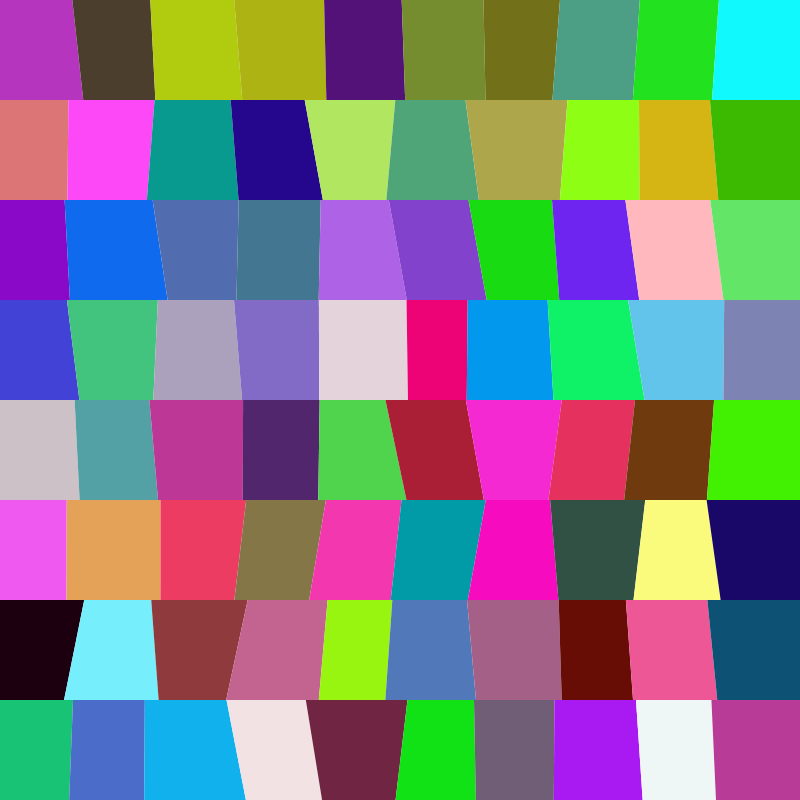
Frame 1 (no input)
Frame 60 (no input): identical to frame 1, image omitted
Frame 120 (the mouse pressed at the canvas centre since frame 60): identical to frame 1, image omitted

The p5.js sketch that drew this single still picture (run headless with seeded random() and noise() and a simulated clock; from frame 60 on, the mouse is pressed at the canvas centre):

// p5.js sketch
// ── sketch.js
let numCols, numRows;
let rows = [];
let rectHeight = 100;
let rectWidth;

function setup() {
  createCanvas(800, 800);
  // createCanvas(windowWidth, windowHeight);

  numCols = 10;
  let numRows = height / rectHeight;

  rectWidth = width / numCols;

  for(let i = 0; i < numRows; i++){
    let row = [];
    let y = i * rectHeight;
    for(let j = 0; j < numCols; j++){
      let x = j * rectWidth + rectWidth / 2;

      if(j == 0){
        x1 = 0;
        x2 = 0;
      } else {
        let last = row[row.length - 1];
        x1 = last.x3;
        x2 = last.x4;
      }
      
      let x3, x4;
      if(j == numCols - 1){
        x3 = width;
        x4 = width;
      }

      row.push(new Poly(x, y, x1, x2, rectHeight, randomColor(), x3, x4));
    }
    rows.push(row);
  }

  // let last = row[row.length - 1];
  //       x1 = last.x3;
  //       x2 = last.x4;

  noStroke();
}

function draw() {
  background(255);

  for(let row of rows){
    for(let p of row){
      p.draw();
    }
  }

}

function randomColor(){
  let r = random(0, 255);
  let g = random(0, 255);
  let b = random(0, 255);

  return color(r, g, b);
}

class Poly {
  constructor(cx, cy, x1, x2, h, c, x3, x4){
    this.cx = cx; //center line
    this.cy = cy;
    this.x1 = x1;
    this.x2 = x2;
    this.x3 = x3 || cx + random(0.3 * rectWidth, 0.6 * rectWidth);
    this.x4 = x4 || cx + random(0.3 * rectWidth, 0.6 * rectWidth);
    this.h = h;
    this.color = c;
  }

  draw(){
    this.poly();
    // stroke(0);
    // line(this.cx, this.cy, this.cx, this.cy + this.h);
  }

  poly(){
    fill(this.color);
    beginShape();
    vertex(this.x1, this.cy); //left top
    vertex(this.x3, this.cy); //right top
    vertex(this.x4, this.cy + this.h); //right bottom
    vertex(this.x2, this.cy + this.h); //left bottom
    vertex(this.x1, this.cy); //back to start
    endShape();
  }
}

// class Poly {
//   constructor(x1, y1, x2, y2, x3, y3, x4, y4, c){
//     this.x1 = x1;
//     this.y1 = y1;
//     this.x2 = x2;
//     this.y2 = y2;
//     this.x3 = x3;
//     this.y3 = y3;
//     this.x4 = x4;
//     this.y4 = y4;
//     this.color = c;
//   }

//   draw(){
//     fill(this.color);
//     // }
